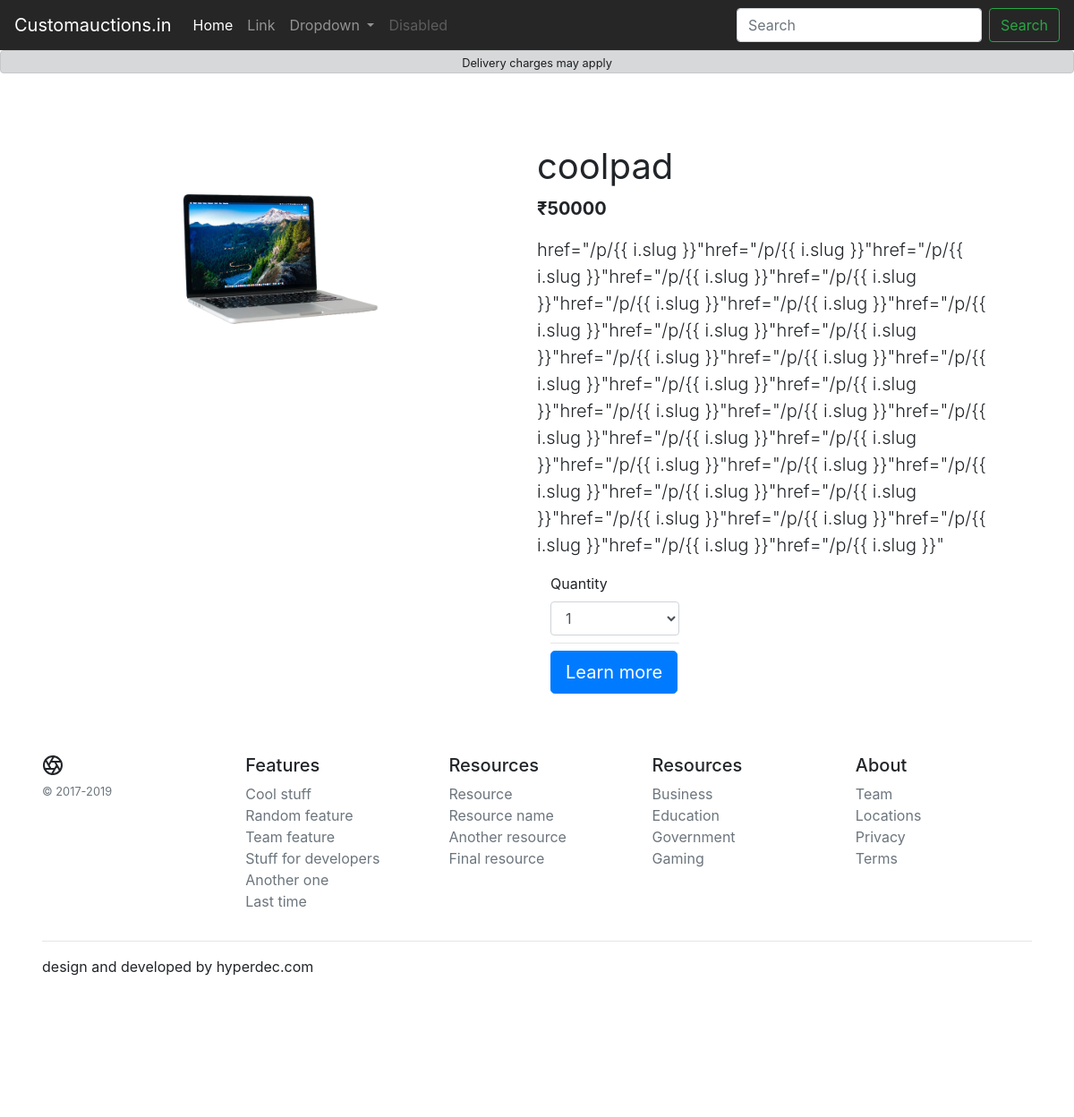
/d/coolpad, run on the app's committed database.
### product/models.py (models this page shows, shortened)
class Products(models.Model):
    title           =models.CharField(max_length=120)
    description     =models.TextField(max_length=1200)
    image           =models.ImageField(upload_to="product_image")
    category        =models.ForeignKey(Category,on_delete=models.CASCADE)
    real_price      =models.IntegerField()
    dicount_price   =models.IntegerField()
    slug = models.SlugField(max_length=100, blank=True, null=True)
    publish     =models.BooleanField(default=True)

### product/views.py (the view)
# urls.py: path('d/<slug:slug>', product_detail.as_view(),name="prod-det"),
class product_detail(DetailView):
    model = Products
    template_name = 'product_detail.html'

### templates/product_detail.html (shortened to what this page needs)
{% extends "base.html" %}
{% block body %}
<div class="alert alert-dark text-center p-0" role="alert">
    <small >Delivery charges may apply</small>
</div>
<div class="jumbotron bg-white">
    <div class="row container " >
      <div class="col-12 col-md-6 text-center order-1">
        <img src="/media/{{ object.image }}" style="max-width: 250px;max-height: 250px">
      </div>
      <div class=" col-12 col-md-6 order-2">
          <h1 class="font-weight-normal">{{ object.title }}</h1>
          <p class="lead font-weight-bold"><span>₹</span>{{ object.real_price }}</p>
          <p class="lead">{{ object.description }}</p>
        <div class="form-group col-md-4">
          <label for="inputState">Quantity</label>
          <select id="inputState" class="form-control">
            <option>1</option>
          </select>
          <hr class="my-2">
          <a class="btn btn-primary btn-lg" href="" role="button">Learn more</a>
      </div>
    </div>
</div>
{% endblock%}

### data on the page
Products: image (picture), title "coolpad", real_price "50000", description "href=\"/p/{{ i.slug }}\"href=\"/p/{{ i.slug }}\"href=\"/p/{{ i.slug }}\"href=\"/p/{{ i.slug }}\"href=\"/p/{{ i.slug }}\"href=\"/p/{{ i.slug }}\"href=\"/p/{{ i.slug }}\"href=\"/p/{{ i.slug }}\"href=\"/p/{{ i.slug }}\"href=\"/p/{{ i.slug }}\"href=\"/p/{{ i.slug }}\"href=\"/p/{{ i.slug }}\"href=\"/p/{{ i.slug }}\"href=\"/p/{{ i.slug }}\"href=\"/p/{{ i.slug }}\"href=\"/p/{{ i.slug }}\"href=\"/p/{{ i.slug }}\"href=\"/p/{{ i.slug }}\"href=\"/p/{{ i.slug }}\"href=\"/p/{{ i.slug }}\"href=\"/p/{{ i.slug }}\"href=\"/p/{{ i.slug }}\"href=\"/p/{{ i.slug }}\"href=\"/p/{{ i.slug }}\"href=\"/p/{{ i.slug }}\"href=\"/p/{{ i.slug }}\"href=\"/p/{{ i.slug }}\"href=\"/p/{{ i.slug }}\"href=\"/p/{{ i.slug }}\"href=\"/p/{{ i.slug }}\""
